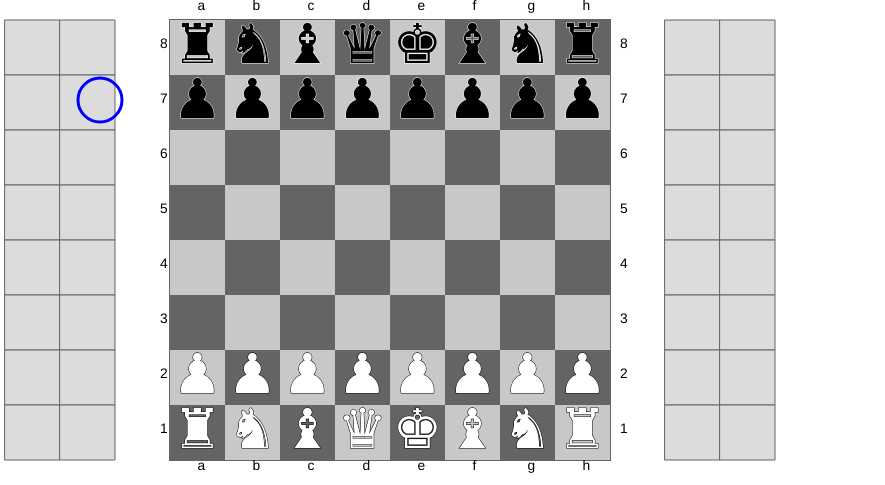
Frame 1 (no input)
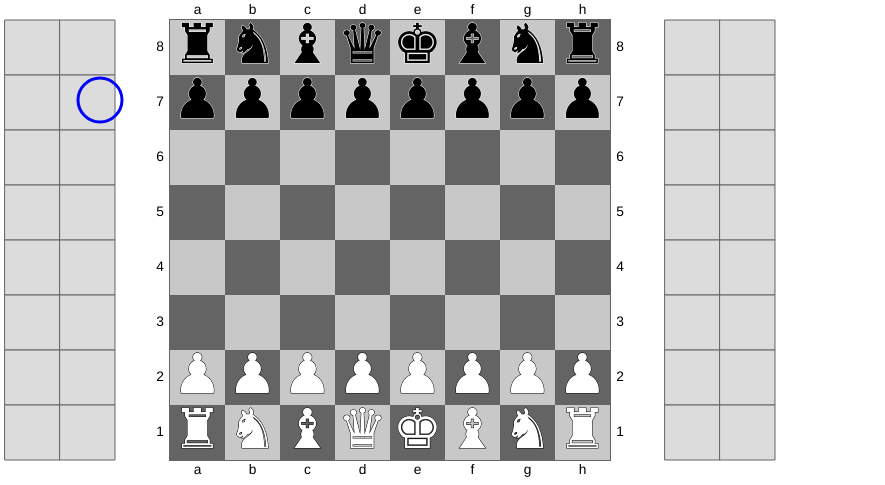
Frame 60 (no input)
Frame 120 (the mouse pressed at the canvas centre since frame 60): identical to frame 60, image omitted

The p5.js sketch that drew these frames (run headless with seeded random() and noise() and a simulated clock; from frame 60 on, the mouse is pressed at the canvas centre):

// p5.js sketch
// ── sketch.js
var w=55;
var board=new Board(w)
function setup() {
	board.initializePieces();
	c=createCanvas(16*w+5, 8*w+5+board.toff*2);
	c.mousePressed(CanvasPressed);
	b = createButton("Reset brd");
	b.mousePressed(ButtonPress);
	i = createCheckbox('Show indices', false);
	i.changed(IndicesChanged);
	n = createCheckbox('Show Head', true);
	n.changed(HeadChanged);
	p = createCheckbox('Show Path', true);
	p.changed(PathChanged);
    inp = createInput('');
	inp.input(myInputEvent);
	s=createButton("Send FEN");
	s.mousePressed(SendPressed);
	f=createDiv("FEN");
}

function draw() {
	background(255);
	board.show();
}

function CanvasPressed() {
	let fen=board.clicked(mouseX,mouseY);
	//	console.log(mouseX,mouseY);
	if(fen)	f.html(fen);
}

function keyPressed(){
}

function ButtonPress() {
	console.log("ResetButtonPressed");
	board.initializePieces();
}
function IndicesChanged() {
	board.showCellNum=this.checked()
}
function HeadChanged() {board.mover.showHead=this.checked();
}
function PathChanged() {board.mover.showPath=this.checked();
}

function myInputEvent() {
}
function SendPressed() {
	setFEN(inp.value(),board);
}

// ── board.js
class Board{
    constructor(w){
        this.w=w;
        this.cells=new Array(64);
        this.loff=this.w*3+5;
        this.toff=20;
        
        this.stLoffW=5;
        this.stToffW=this.toff;
        this.stFillIndexW=[];
        this.stLoffB=this.w*12+this.stLoffW;
        this.stToffB=this.toff;
        this.stFillIndexB=[];
        
        this.showCellNum=false;
        
        this.selectIndex=-1;
        this.legal=new Legal(this.cells);
        this.nbFullMoves=1;
        this.WhiteTurn=true;
        
        this.mover=new Mover(this);
    }
    show(){
        noStroke();
        rectMode(CORNERS);
        fill(100);
        rect(this.loff-1,this.toff-1,this.loff+8*this.w+1,this.toff+8*this.w+1); //game square
        for (var j = 0; j < 8; j++) {
            for (var i = 0; i < 8; i+=2) {
                fill(200);
                let k=i+(j%2)
                rect(k*this.w+this.loff,this.toff+this.w*j,this.loff+(k+1)*this.w,this.toff+(j+1)*this.w);
                
            }
        }
        if(this.showCellNum){//cell index numbering
            textSize(this.w/4)
            fill(0)
            let offset=0.15
            for (var i = 0; i < 64; i++){
                text(i,((i%8)+offset)*this.w+this.loff,this.toff+(floor(i/8)+offset)*this.w)
            }
        }
        
        textSize(this.w/4)//row/column label
        fill(0)
        let offset=10;
        for (var i = 0; i < 8; i++){
            let letter='abcdefgh'.charAt(i)
            text(letter,(i+0.5)*this.w+this.loff,this.toff-offset)
            text(letter,(i+0.5)*this.w+this.loff,this.toff+this.w*8+offset)
            text(8-i,this.loff-offset,(i+0.5)*this.w+this.toff)
            text(8-i,this.loff+this.w*8+offset,(i+0.5)*this.w+this.toff)
        }
        
        
        stroke(100);
        fill(220);
        for (var i = 0; i < 8; i++) {//lines
            stroke(100);
            //left storage
            rect(this.stLoffW,this.stToffW+i*this.w,this.w+this.stLoffW,this.stToffW+(1+i)*this.w);
            rect(this.stLoffW+this.w,this.stToffW+i*this.w,this.stLoffW+this.w*2,this.stToffW+(i+1)*this.w);
            
            //right storage
            rect(this.stLoffB,this.stToffB+i*this.w,this.w+this.stLoffB,this.stToffB+(1+i)*this.w);
            rect(this.stLoffB+this.w,this.stToffB+i*this.w,this.stLoffB+this.w*2,this.stToffB+(i+1)*this.w);
        }
        
        this.mover.update();
        this.mover.show();        
        
        for (var i = 0; i < this.cells.length; i++) {//pieces
            if(this.cells[i]!=undefined){
                this.cells[i].show();
                if(this.selectIndex==i){
                    rectMode(CENTER);
                    fill(255,0,0,50);
                    rect(this.cells[i].x,this.cells[i].y, this.w, this.w);
                }
            }
        }
        if(this.selectIndex!=-1){//show legal moves
            fill(255,255,0,50);
            rectMode(CENTER);
            
            for (let i = 0; i < this.legal.legalMoves.length; i++) {
                let [x,y]=this.mover.getXYfromIndex(this.legal.legalMoves[i]);
                rect(x,y, this.w,this.w);
            }
        }
        
        for (var i = 0; i < this.stFillIndexW.length; i++) {//W captured pieces
            this.stFillIndexW[i].show();
        }
        for (var i = 0; i < this.stFillIndexB.length; i++) {//B captured pieces
            this.stFillIndexB[i].show();
        }
        
        
        
    }
    
    initializePieces(){
        let type=[TOUR, CAV, FOU, DAME, ROI, FOU, CAV, TOUR, PION, PION, PION, PION, PION, PION, PION, PION];
        
        this.stFillIndexW=[];
        this.stFillIndexB=[];
        this.cells.length=0;
        this.nbFullMoves=1;
        this.WhiteTurn=true;
        this.legal.roqueStatus='KQkq';
        for (var i = 0; i < 16; i++) {//pieces
                this.cells[i]=new Cell(this.loff+this.w*((i%8)+0.5),this.toff+this.w*(floor(i/8)+0.5), type[i],this.w);
                
                let tWhite=i;
                if(i==3){//swap roi/dame for white
                    tWhite=4;
                }else if(i==4){
                    tWhite=3;
                }
                    
                this.cells[63-i]=new Cell(this.loff+this.w*(7.5-(i%8)) , this.toff+this.w*(7.5-floor(i/8)), type[tWhite]+16,this.w);
        }    
    }
    
    clicked(x,y){
        let i=floor((x-this.loff)/this.w);
        let j=floor((y-this.toff)/this.w);
        
        if(i<0 || j<0 || i>7 || j>7){
            console.log("press outside");
            return;
        }
       let index=j*8+i;
       if(this.cells[index]!=undefined && this.selectIndex==-1){//force alternate b/w moves
           if((this.cells[index].type>15)!=this.WhiteTurn){
                console.log("It's not your turn !");
                return;
           }
        }
        if(this.selectIndex==-1){ //if cell was not previously selected
            if(this.cells[index]==undefined){
                console.log("please select a piece to move first");
                return;
            }
            this.selectIndex=index;
            this.legal.calculate(index);
            //console.log("Selected "+this.selectIndex);
        }else{
            if(index==this.selectIndex){//unselect if selecting same
                this.selectIndex=-1;
            }else{
                //try to move from selectIndex to index. check valid & capture
                //console.log("attempt move: from "+this.selectIndex+" to "+index);
                if(this.legal.legalMoves.indexOf(index)==-1){
                    console.log("Illegal move: from "+this.selectIndex+" to "+index);
                    this.selectIndex=-1;
                    return;
                }
                if(this.cells[index]!=undefined){//destination not empty -> capture
                    this.capture(index);
                }    
                
                if((this.cells[this.selectIndex].type%16)==PION && index==this.legal.enPassant){//en passant capture
                    if(this.cells[this.selectIndex].type<16){//black
                        this.capture(this.legal.enPassant-8);
                    }else{
                        this.capture(this.legal.enPassant+8);
                        
                    }
            }
                    
                this.premove(this.selectIndex,index);
                this.selectIndex=-1;
                this.WhiteTurn=!this.WhiteTurn;
                if( this.WhiteTurn)this.nbFullMoves+=1;
                return getFEN(this);
            
            }
        }
    }
    
    premove(source, dest){
        this.legal.enPassant=-1;
        //roque
        if(source== 0 || source == 4 )this.legal.roqueStatus=this.legal.roqueStatus.replace('q','')
        if(source == 4 || source == 7)this.legal.roqueStatus=this.legal.roqueStatus.replace('k','')
        if(source== 56 || source == 60)this.legal.roqueStatus=this.legal.roqueStatus.replace('Q','')
        if(source == 60 || source == 63)this.legal.roqueStatus=this.legal.roqueStatus.replace('K','')
        if((this.cells[source].type%16)==ROI && abs(dest-source)==2){//if king is moving more the 1 space -> roque
            this.cells[dest]=this.cells[source];//move king
            
            if(this.cells[source].type>15){//roque white
            this.cells[source]=undefined;
                if(dest==58){
                    this.cells[59]=this.cells[56];
                    this.cells[56]=undefined;
                    this.mover.roque(56, 59, source, dest);
                }else{
                    this.cells[61]=this.cells[63];
                    this.cells[63]=undefined;
                    this.mover.roque(63, 61, source, dest);
                }
            }else{//roque black
            this.cells[source]=undefined;
                if(dest==2){
                    this.cells[3]=this.cells[0];
                    this.cells[0]=undefined;
                    this.mover.roque(0, 3, source, dest);
                }else{
                    this.cells[5]=this.cells[7];
                    this.cells[7]=undefined;
                    this.mover.roque(7, 5, source, dest);
                }
            }
            return;
        }else if((this.cells[source].type%16)==PION && abs(source-dest)==16){//Pion moved 2 squares, register possible en passant
            if(this.cells[source].type>15){//if white
                this.legal.enPassant=dest+8;
            }else{
                this.legal.enPassant=dest-8;
            }
        }
        this.move(source, dest);
    }
    
    move(source,dest){
        this.cells[dest]=this.cells[source];
        //[this.cells[dest].x, this.cells[dest].y ] = this.mover.getXYfromIndex(dest);
        //do not move directly, let move animate
        this.mover.addPath(source,dest);
        this.cells[source]=undefined;
        
    }
    
    capture(index){
        this.mover.storePiece(index);
        if(this.cells[index].type>15){//if white, goto left
            this.stFillIndexW.push(this.cells[index]);
        }else{
            this.stFillIndexB.push(this.cells[index]);
        }
        
        this.cells[index]=undefined;
    }
    
}

// ── cell.js
class Cell{
    constructor(x,y,c,w){
        this.type=c;
        this.w=w;
        this.x=x;
        this.y=y;
    }
    show(){
        let margin=5;
        if(this.type<16){
            stroke(255)
            fill(0);
        }else{
            stroke(0)
            fill(255);            
        }
        
        textSize(this.w);
        textAlign(CENTER, CENTER);
        text(Piece_symbol[(this.type%16)-1],this.x , this.y);
    }
    
}

// ── helpers.js
//const TOUR=1, CAV=2,FOU=3,DAME=4, ROI=5, PION=6;
//FEN format: 6 fields separated by a space:
//1: Placement
//2: Active color (w=white turn)
//3: castling availability (- for none)
//4: en passant (- for none)
//5: 1/2 move clock
//6: number of full moves (start=1, incremet after black)
//pawn = "P", knight = "N", bishop = "B", rook = "R", queen = "Q" and king = "K"
//white=uppercase, black lowercase
const TOUR=1, CAV=2,FOU=3,DAME=4, ROI=5, PION=6;
const Piece_symbol=['♜','♞','♝','♛','♚','♟'];

function getIndexFromName(name){
    return name.charCodeAt(0) - 97 + (8 - int(name[1])) * 8;
}
function getNameFromIndex(index){
    return  'abcdefgh'.charAt(index%8) + '12345678'.charAt(7-floor(index/8));
}

function getMoveIndices(name){
    //if length 2 : pawn move
    //Be5 : bishop has moved to e5
    //if char[2]=='x' capture
    //long form: sourcedest
    return  [getIndexFromName(name.substring(0,2)),getIndexFromName(name.substring(2,4))];
}

function getMoveName(source, dest){
    return  getNameFromIndex(source)+getNameFromIndex(dest);
}

//FEN format: 6 fields separated by a space:
//1: Placement
//2: Active color (w=white turn)
//3: castling availability (- for none)
//4: en passant (- for none)
//5: 1/2 move clock
//6: number of full moves (start=1, increment after black)
//pawn = "P", knight = "N", bishop = "B", rook = "R", queen = "Q" and king = "K"
//white=uppercase, black lowercase
function getFEN(board){
    let output='';
    let spacecount=0;
    for(let i=0;i<64;i++){
        if(i%8==0 && i>0){
            if(spacecount>0){
                output+=spacecount;
                spacecount=0;
            }
            output+='/';
        }
        if(board.cells[i]==undefined){
            spacecount+=1;
        }else{
            if(spacecount>0){
                output+=spacecount;
                spacecount=0;
            }
            output+=' rnbqkp          RNBQKP'.charAt(board.cells[i].type)
        }
    }
    if(board.legal.roqueStatus=='')board.legal.roqueStatus='-';
    
    output+=' '+(board.WhiteTurn?'w':'b')+' '+ board.legal.roqueStatus +' '+(board.legal.enPassant>-1?getNameFromIndex(board.legal.enPassant):'-')+' 0 '+board.nbFullMoves;
    return output;
}
function setFEN(fen,board){
    board.stFillIndexW=[];
    board.stFillIndexB=[];
    board.cells.length=0;
    
    fen=fen.split(' ');
    fen[0]=fen[0].replaceAll('/','');
    console.table(fen)
    let index=0;
    for(let i=0;i<fen[0].length;i++){
        let c=fen[0].at(i);
        if (c >= '0' && c <= '9') {
            index+=int(c);
        } else {
            let [x,y] = board.mover.getXYfromIndex(index);
            let typ = ' rnbqkp'.indexOf(c.toLowerCase())+16*(c.toLowerCase()==c?0:1);
            board.cells[index]=new Cell(x,y,typ,board.w)//TODO
            index++;
        }
    }
    board.WhiteTurn=fen[1].toLowerCase()=='w';
    board.legal.roqueStatus=fen[2];
    board.legal.enPassant=(fen[3]=='-'?-1:getIndexFromName(fen[3]));
    board.nbFullMoves=fen[fen.length-1];
}

// ── legal.js
class Legal{
    constructor(c){
        this.cells=c;
        this.legalMoves=[];
        this.i=0;
        this.j=0;
        this.index=0;
        this.b=false;//true=black
        this.roqueStatus='KQkq'        
        this.enPassant=-1;
    }
    
    calculate(index){
        this.legalMoves=[];
        this.index=index;
        this.i=index%8;
        this.j=floor(index/8);
        this.b=this.cells[index].type<16;
        
        switch(this.cells[index].type%16){
            case PION:
                this.evalPion();
                break;
            case TOUR:
                this.evalStraight();
                break;
            case DAME:
                this.evalStraight();
            case FOU:
                this.evalDiag();
                break;
            case ROI:
                this.evalKing();
                break;
            case CAV:
                this.evalKnight();
                break;
        }
        //TODO restrict moves if king is checked
        
    }
    
    evalPion(){
        if(this.b){
            if(this.j<7){
                for(let a=max(0,this.i-1);a<=min(7,this.i+1);a++){
                    let index=a+(this.j+1)*8
                    //console.log(this.i, this.j,index)
                    if(this.cells[index]==undefined && a==this.i){
                        this.legalMoves.push(index);
                    }else if(this.cells[index]!=undefined && this.cells[index].type>15 && a!=this.i){//if diagonal with opponnent, TODO add en passant
                        this.legalMoves.push(index);                  
                    }
                }
                if(this.j==1 && this.cells[this.index+16]==undefined && this.cells[this.index+8]==undefined){//2 spaces from 1st row
                    this.legalMoves.push(this.index+16);  
                }
            }
        }else{
            if(this.j>0){
                for(let a=max(0,this.i-1);a<=min(7,this.i+1);a++){
                    let index=a+(this.j-1)*8
                    //console.log(this.i, this.j,index)
                    if(this.cells[index]==undefined && a==this.i){
                        this.legalMoves.push(index);
                    }else if(this.cells[index]!=undefined && this.cells[index].type<16 && a!=this.i){//if diagonal with opponnent, TODO add en passant
                        this.legalMoves.push(index);                  
                    }
                }
                if(this.j==6 && this.cells[this.index-16]==undefined && this.cells[this.index-8]==undefined){//2 spaces from 1st row
                    this.legalMoves.push(this.index-16);  
                }
            }
        }
        
        if(this.enPassant>-1 && (abs(this.enPassant-this.index)==7 || abs(this.enPassant-this.index)==9)){
            this.legalMoves.push(this.enPassant);
        }
        //console.log(this.legalMoves)
        
    }
    
    evalDiag(){
        let dirs=[[1,1],[-1,1],[1,-1],[-1,-1]];
        this.evalGeneric(dirs, 7);
    }
    evalStraight(){
        let dirs=[[1,0],[-1,0],[0,1],[0,-1]];
        this.evalGeneric(dirs, 7);
    }
    evalGeneric(dirs,maxInc){
        for(let dir=0;dir<dirs.length;dir++){
            let inc=1;
            let ci=this.i+inc*dirs[dir][0];
            let cj=this.j+inc*dirs[dir][1];
            
            while(ci>-1 && ci<8 && cj>-1 && cj<8){
                //console.log(ci,cj,ci+cj*8);
                if(this.cells[ci+cj*8]!=undefined){
                    if((this.cells[ci+cj*8].type<16)!=this.b){//if opposite color
                        this.legalMoves.push(ci+cj*8)
                    }
                    //console.log(ci+cj*8+" occupied")
                    break
                }else{//place is free
                    this.legalMoves.push(ci+cj*8)
                }
                inc++;
                if(inc>maxInc)break;
                ci=this.i+inc*dirs[dir][0];
                cj=this.j+inc*dirs[dir][1];
            }
        }
    }
    evalKing(){
        let dirs=[[1,0],[1,1],[0,1],[-1,1],[-1,0],[-1,-1],[0,-1],[1,-1]];
        this.evalGeneric(dirs, 1);
        
        if(!this.b){
            if(this.cells[61]==undefined && this.cells[62]==undefined && this.roqueStatus.indexOf('K')!=-1){
            this.legalMoves.push(62);
            }
            if(this.cells[57]==undefined && this.cells[58]==undefined && this.cells[59]==undefined && this.roqueStatus.indexOf('Q')!=-1){
            this.legalMoves.push(58);
            }  
        }
        if(this.b){
            if(this.cells[5]==undefined && this.cells[6]==undefined && this.roqueStatus.indexOf('k')!=-1){
            this.legalMoves.push(6);
            }
            if(this.cells[1]==undefined && this.cells[2]==undefined && this.cells[3]==undefined && this.roqueStatus.indexOf('q')!=-1){
            this.legalMoves.push(2);
            } 
        }
    }
    
    evalKnight(){
        let dirs=[[1,2],[2,1],[2,-1],[1,-2],[-1,-2],[-2,-1],[-2,1],[-1,2]];
        this.evalGeneric(dirs, 1);
        
    }
    
    
}

// ── mover.js
class Mover{
    constructor(b){
        this.board=b;
        this.path=undefined;//queue of submoves
        this.paths=[];//queue of all moves
        this.lerp=0;
        this.increment=0;
        this.cell=[];//queue of cells to be moved
        this.headpos=[100,100];
        this.headActive=false
        this.showHead=true;
        this.showPath=true;
    }
    show(){
        strokeWeight(3);
        if(this.showPath){
            if(this.path){
                stroke(255,0,0);
                for(let i=0;i<this.path.length-1;i++){
                    if(i==0){
                        line(this.cell[0].x,this.cell[0].y,this.path[i+1][0],this.path[i+1][1]);
                    }else{
                        line(this.path[i][0],this.path[i][1],this.path[i+1][0],this.path[i+1][1]);
                    }
                }
                stroke(0,255,0);
                for(let i=0;i<this.paths.length;i++){
                    let p=this.paths[i];
                    for(let j=0;j<p.length-1;j++){
                        line(p[j][0],p[j][1],p[j+1][0],p[j+1][1]);
                    }
                }
            }
        }
        
        if(this.showHead){
            noFill()
            if(this.headActive){
                stroke(255,0,0);
            }else{
                stroke(0,0,255);
            }
            ellipse(this.headpos[0],this.headpos[1],this.board.w*0.8,this.board.w*0.8);
        }
        strokeWeight(1);
        
    }
    update(){
        if(this.path){
            this.lerp+=this.increment;
            if(this.lerp>=1){//jump to next segment
                this.headActive=true;
                this.path.shift();
                this.lerp=0;
                if(this.path.length==1){//if last segment, cleanup mover
                    this.headpos=this.path[0];
                    this.headActive=false;
                    this.cell[0].x=this.path[0][0];
                    this.cell[0].y=this.path[0][1];
                    this.path=this.paths.shift();
                    if(this.path){
                        this.path.unshift([this.headpos[0],this.headpos[1]]);
                        this.setSpeed();
                    }
                    this.cell.shift();
                    return;
                }
                this.setSpeed();
            }
            
            this.headpos[0]=lerp(this.path[0][0],this.path[1][0],this.lerp);
            this.headpos[1]=lerp(this.path[0][1],this.path[1][1],this.lerp);
            if(this.headActive){
                this.cell[0].x=lerp(this.path[0][0],this.path[1][0],this.lerp);
                this.cell[0].y=lerp(this.path[0][1],this.path[1][1],this.lerp);
            }
        }
    }
    
    getXYfromIndex(index){
        let x=this.board.w*((index%8)+0.5)+this.board.loff
        let y=this.board.w*(floor(index/8)+0.5)+this.board.toff
        return [x,y];   
    }
    
    getlastSTXY(b){
        const ymap=[0.5,7.5,1.5,6.5,2.5,5.5,3.5,4.5];
        if(b){
            return [board.stLoffB+this.board.w*(0.5+(board.stFillIndexB.length%2?0:1)) , 
            this.board.stToffB+ymap[floor(this.board.stFillIndexB.length/2)]*this.board.w];
        }
        return [board.stLoffW+this.board.w*(0.5+(board.stFillIndexW.length%2?1:0)) , 
        this.board.stToffW+ymap[floor(this.board.stFillIndexW.length/2)]*this.board.w];   
    }
    
    getSTentryXY(b){
        if(b)return [this.board.stLoffB+this.board.w*0.5, board.stToffB+this.board.w*3.5];
        return [this.board.stLoffW+this.board.w*1.5, this.board.stToffW+this.board.w*4.5];
    }
    
    setSpeed(){
     this.increment=2/sqrt(pow(this.path[1][1]-this.path[0][1],2)+pow(this.path[1][0]-this.path[0][0],2));
    }
    
    addPath(source,dest){
        let p=[]
        this.cell.push(board.cells[dest]);
        if(this.path==undefined){
            p.push([this.headpos[0],this.headpos[1]]);
        }
        p.push(this.getXYfromIndex(source));
        
        if(this.cell[this.cell.length-1].type%16==CAV){
            let [xs,ys]=p[p.length-1];
            let [xd,yd]=this.getXYfromIndex(dest);
            let xinc=xd-xs;
            let yinc=yd-ys;
            if(abs(xinc)<abs(yinc)){//1/2 move x, then y, then 1/2 x
                let yf=((yinc<0)?-1:1)*0.5*this.board.w
                p.push([xs+0.5*xinc,ys+yf]);
                p.push([xs+0.5*xinc,yd-yf]);
            }else{
                let xf=((xinc<0)?-1:1)*0.5*this.board.w
                p.push([xs+xf,ys+0.5*yinc]);
                p.push([xd-xf,ys+0.5*yinc]);
            }
        }
        p.push(this.getXYfromIndex(dest));
        this.paths.push(p);//add to move queue
        if(this.path==undefined){//if 1st move, execute now
            this.path=this.paths.shift();
            this.setSpeed();
        }
    }
    roque(as,ad,bs,bd){
        this.addPath(as,ad);
        this.cell.push(board.cells[bd]);
        let [xs,ys]=this.getXYfromIndex(bs)
        let [xd,yd]=this.getXYfromIndex(bd)
        let p=[]
        p.push([xs,ys]);
        let xinc=((xd<xs)?-1:1)*0.5*this.board.w;
        let yinc=(board.cells[bd].type<16?-1:1)*0.5*this.board.w;
        p.push([xs+xinc,ys+yinc]);
        p.push([xd-xinc,ys+yinc]);
        p.push([xd,ys]);
       this.paths.push(p);
    }
    
    storePiece(index){
        let p=[]
        this.cell.push(board.cells[index]);
        if(this.path==undefined){
            p.push([this.headpos[0],this.headpos[1]]);
        }
        let [xs,ys]=this.getXYfromIndex(index);
        let [xe,ye]=this.getSTentryXY(board.cells[index].type<16);
        let xdir=this.board.w/2*(xe>xs?1:-1);
        let ydir=this.board.w/2*(ye>ys?1:-1);
        p.push([xs, ys]);//get to piece
        p.push([xs+xdir, ys+ydir]);//move between lines
        p.push([xe-xdir*2, ys+ydir]);//traverse between lines
        p.push([xe-xdir*2, ye]);//get in front of storage entrance
        p.push([xe, ye]);//get to storage entrance
        p.push(this.getlastSTXY(board.cells[index].type<16));//get to storage loc
        
        this.paths.push(p);//add to move queue
        if(this.path==undefined){//if 1st move, execute now
            this.path=this.paths.shift();
            this.setSpeed();
        }
        
    }
}
    
